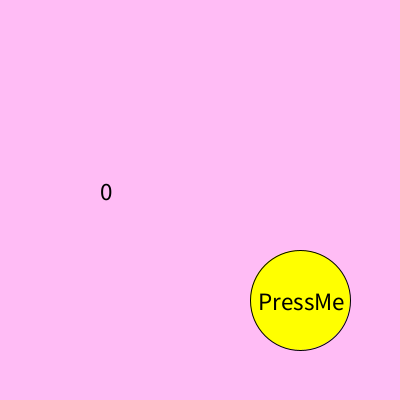
Frame 1 (no input)
Frame 60 (the mouse pressed at the canvas centre just before this capture): identical to frame 1, image omitted
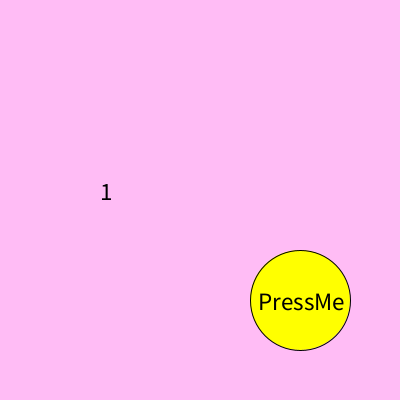
Frame 120 (the mouse held since frame 60 and released just before this capture)

The Processing sketch that drew these frames (run headless with seeded random() and noise(); from frame 60 on, the mouse is pressed at the canvas centre):

// Processing sketch: week17_6
// ── week17_6.pde
void setup()
{
  size(400,400);
}
int result = 0;
void draw()
{
  background(#ffbcf5);
  if( dist(mouseX,mouseY,300,300)<50) fill(0,255,0);
  else fill(255,255,0);
  ellipse(300,300,100,100);
  
  fill(0);
  textSize(25);
  text("PressMe",258,310);
  if(mousePressed) result = int(random(10));
  text(result, 100, 200);
}
